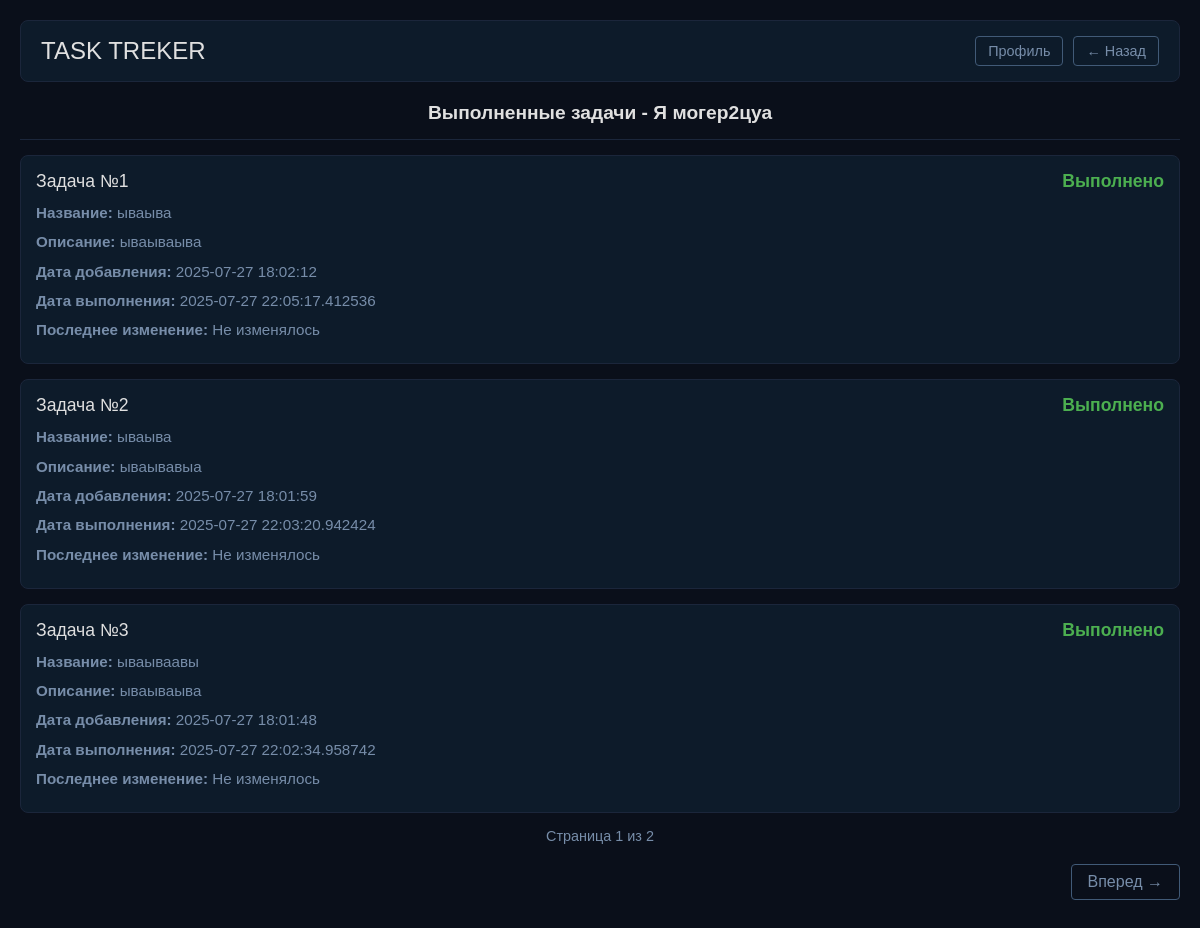
/watch_task_completed/1?source=profile (signed in), run on an earlier commit of the app's database.
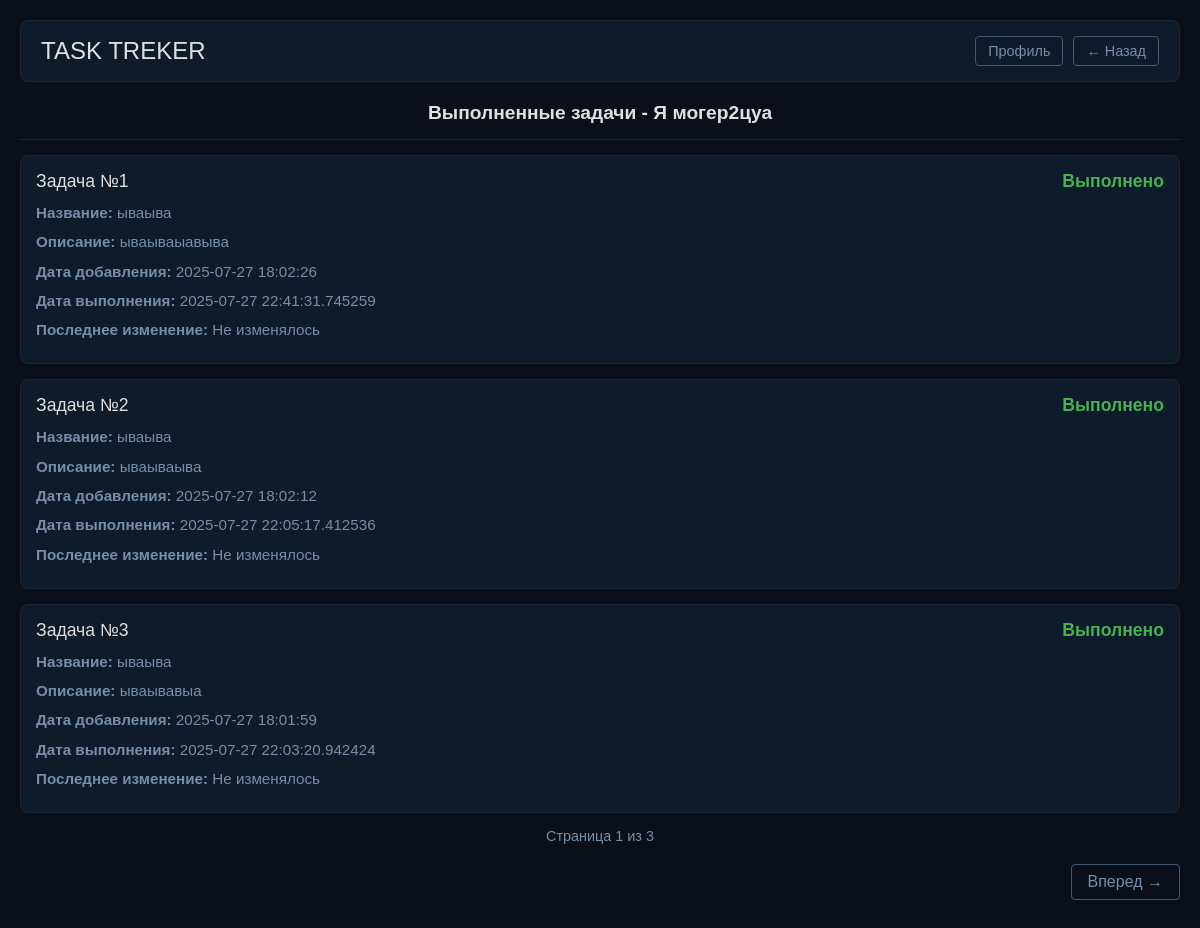
And on a later commit of the database.
### Task_Treker/database.py (models this page shows)
class Users(Base):
    __tablename__ = "users"
    id : Mapped[int] = mapped_column(primary_key=True, autoincrement=True)
    name : Mapped[str]
    password : Mapped[str]
    joined : Mapped[datetime] = mapped_column(server_default=func.now())
    user_task : Mapped[list["Tasks"]] = relationship(back_populates="task_user",lazy = "joined")

class Tasks(Base):
    __tablename__ = "tasks"
    id : Mapped[int] = mapped_column(primary_key=True, autoincrement=True)
    user_id : Mapped[int] = mapped_column(ForeignKey(Users.id)) #внешний ключ
    name : Mapped[str]
    description : Mapped[str]
    status: Mapped[str] = mapped_column(default="не выполнено")
    data : Mapped[datetime] = mapped_column(server_default=func.now())
    updated_at: Mapped[str] = mapped_column(default="Не изменялось", nullable=True)
    completed_at: Mapped[str] = mapped_column(default="Еще не выполнено",nullable=True)
    task_user : Mapped["Users"] = relationship(back_populates="user_task",lazy = "joined")

### Task_Treker/app.py (the view)
@app.get("/watch_task_completed/<int:page>")
@check_login
def watch_completed_task(page):
    PER_PAGE = 3
    prev_page = request.args.get("prev_page", type=int)  # Добавляем default
    source = request.args.get("source")  # Добавляем default
    user_id = session["user_id"]
    username = session["username"]
    with Session() as db_session:
        count = db_session.scalar(
            select(func.count(Tasks.id))
            .where(Tasks.user_id == user_id)
            .where(Tasks.status == "Выполнено")
        )
        total_page = max(1, ceil(count / PER_PAGE))
        current_page = min(max(1, page), total_page)
        completed_tasks = db_session.scalars(
            select(Tasks)
            .where(Tasks.user_id == user_id)
            .where(Tasks.status == "Выполнено")
            .order_by(desc(Tasks.completed_at))
            .offset((current_page - 1) * PER_PAGE)
            .limit(PER_PAGE)
        ).unique().all()
    return render_template(
        "completed_task.html",
        username=username,
        tasks=completed_tasks,
        page=current_page,
        count=total_page,
        prev_page=prev_page,
        source=source
    )

### Task_Treker/app.py (called while the page is built)
def check_login(func): #Декоратор
    @wraps(func) # для декоратов чтобы сохранило все данные
    def wraper(*args, **kwargs): # Улучшеная функция наша
        if "user_id" not in session:
            return redirect(url_for("logout"))
        else:
            return func(*args, **kwargs)
    return wraper

### Task_Treker/templates/completed_task.html (shortened to what this page needs)
<!DOCTYPE html>
<html>
<head>
</head>
<body>
    <div class="header">
        <h1>TASK TREKER</h1>
        <div class="nav-links">
            <a href="{{url_for('profile')}}" class="nav-link">Профиль</a>
            {% if source == 'profile' %}
                <a href="{{ url_for('profile') }}" class="nav-link">← Назад</a>
            {% else %}
                <a href="{{ url_for('watch_tovars', page=prev_page) }}" class="nav-link">← Назад</a>
            {% endif %}
        </div>
    </div>
    <h2 class="user-title">Выполненные задачи - {{username}}</h2>
    <hr>
    {% if tasks %}
        {% for item in tasks %}
        <div class="task">
            <div class="task-header">
                <span>Задача №{{ loop.index }}</span>
                <span class="task-status">{{ item.status }}</span>
            </div>
            <p class="task-detail"><strong>Название:</strong> {{ item.name }}</p>
            <p class="task-detail"><strong>Описание:</strong> {{ item.description }}</p>
            <p class="task-detail"><strong>Дата добавления:</strong> {{ item.data }}</p>
            <p class="task-detail"><strong>Дата выполнения:</strong> {{ item.completed_at }}</p>
            <p class="task-detail"><strong>Последнее изменение:</strong> {{ item.updated_at }}</p>
        </div>
        {% endfor %}
        <div class="page-info">Страница {{ page }} из {{ count }}</div>
        <div class="pagination">
            {% if page < count %}
                <a href="{{ url_for('watch_completed_task', page=page+1, prev_page=prev_page, source=source) }}">Вперед →</a>
            {% else %}
                <span></span>
            {% endif %}
        </div>
    {% else %}
        <div class="no-tasks">
            <p>У вас пока нет выполненных задач!</p>
        </div>
    {% endif %}
</body>
</html>

### Task_Treker/templates/completed_task.html (style rules this page uses)
body { background-color: #0a0f1a; color: #e0e0e0; font-family: Arial, sans-serif; margin: 0; padding: 20px; }
.header { background: #0d1b2a; padding: 15px 20px; border-radius: 8px; margin-bottom: 20px; border: 1px solid #1b263b; display: flex; justify-content: space-between; align-items: center; }
.header h1 { color: #e0e0e0; margin: 0; font-size: 1.5em; font-weight: normal; }
.nav-links { display: flex; gap: 10px; }
.nav-link { color: #778da9; text-decoration: none; padding: 6px 12px; border: 1px solid #415a77; border-radius: 4px; font-size: 0.9em; transition: all 0.2s; }
.user-title { color: #e0e0e0; text-align: center; margin: 15px 0; font-size: 1.2em; }
.task { background: #0d1b2a; padding: 15px; margin: 15px 0; border-radius: 8px; border: 1px solid #1b263b; }
.task-header { color: #e0e0e0; font-size: 1.1em; margin-bottom: 10px; display: flex; justify-content: space-between; }
.task-detail { color: #778da9; margin: 8px 0; font-size: 0.95em; line-height: 1.4; }
.task-status { color: #4CAF50; font-weight: bold; }
.pagination { display: flex; justify-content: space-between; margin: 20px 0; }
.pagination a { color: #778da9; text-decoration: none; padding: 8px 16px; border: 1px solid #415a77; border-radius: 4px; transition: all 0.2s; }
.page-info { text-align: center; color: #778da9; margin: 15px 0; font-size: 0.9em; }
hr { border: none; border-top: 1px solid #1b263b; margin: 15px 0; }

What changed in the data, as far as the page shows it:
no longer on this page (row unchanged): Tasks: status "Выполнено", name "ываываавы", description "ываываыва", data "2025-07-27 18:01:48", completed_at "2025-07-27 22:02:34.958742", updated_at "Не изменялось"
now on this page (row edited): Tasks: status "Выполнено", name "ываыва", description "ываываыавыва", data "2025-07-27 18:02:26", completed_at "2025-07-27 22:41:31.745259", updated_at "Не изменялось"
Also different on the page:
{{ count }}: "2" → "3"
